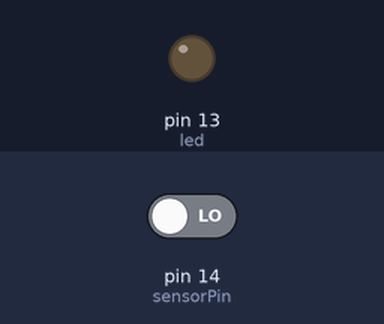
A sketch run on a simulated Arduino Uno, built with avr-gcc and run on an emulated ATmega328P. On the bench: output pins drawn as LEDs (lit = HIGH). Dashed ring = blinking. The inputs (shaded band) are chosen by the test bench; at power-on: pin 14 (sensorPin) LOW.

Above: at 1.8 s.
1.9 s: pin 14 (sensorPin) driven HIGH
At 2.4 s:
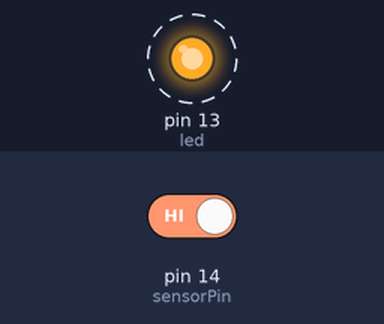
4.9 s: pin 14 (sensorPin) driven LOW
At 5.7 s:
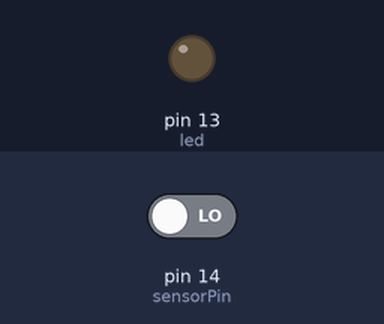
Timing chart, 0 to 7.9 s (numbered marks = the images above; inputs shaded):
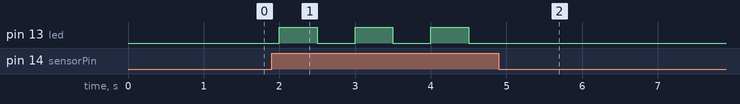

Measured:
- after the input at 1.9 s, pin 13 (led): alternates HIGH for 0.50 s and LOW for 0.50 s, starting after 0.10 s
- after the input at 4.9 s, pin 13 (led): stops changing and stays LOW

The sketch:

prueba_infrarrojo.ino
```cpp
const int sensorPin = 14;
const int led = 13;

void setup() {
  Serial.begin(9600);   //iniciar puerto serie
  pinMode(sensorPin , INPUT);  //definir pin como entrada
  pinMode(led , OUTPUT);
}

void loop(){
  int value = 0;
  value = digitalRead(sensorPin );  //lectura digital de pin

  if (value == HIGH) {
      digitalWrite(led,HIGH);
      delay(500);
  }
  digitalWrite(led,LOW);
  delay(500);
}
```
